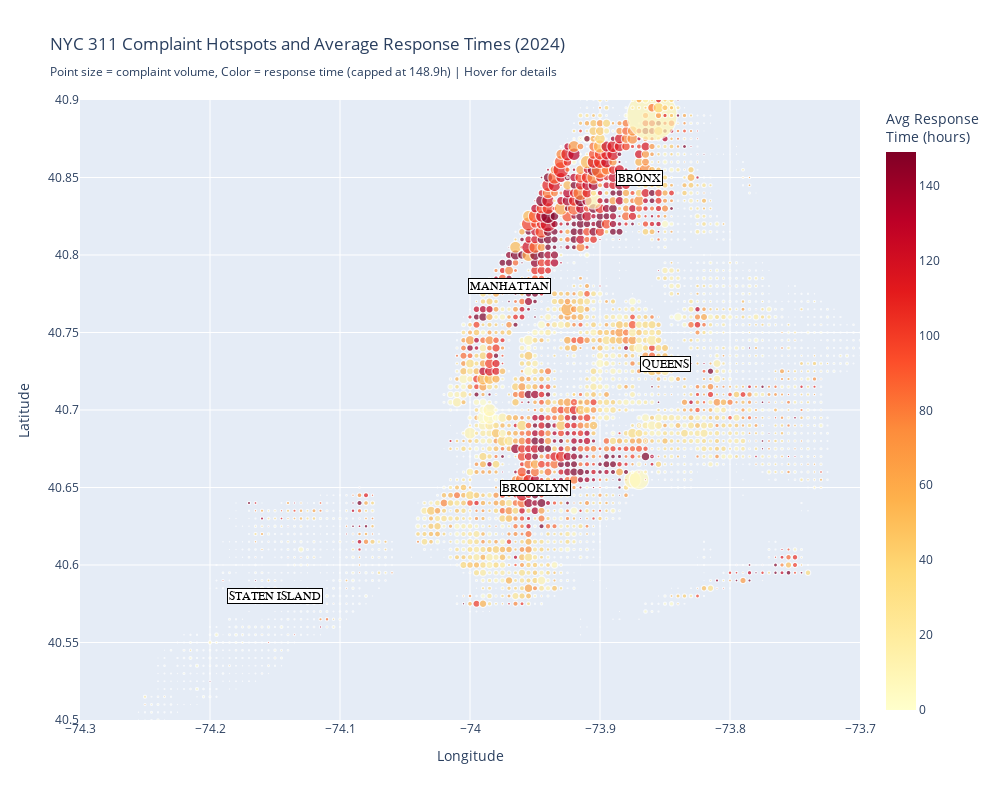

Write notebook code for a chart like this one.
### Markdown cell above
### Creating the interactive map visualization

The next cell creates an interactive Plotly scatter plot showing complaint hotspots across NYC. Each point is colored by average response time (yellow = fast, red = slow) and sized by complaint volume. The color scale is capped at the 95th percentile to ensure variation is visible across most areas. Hover over any point to see detailed information about that location.

### Code cell
try:
    import plotly.express as px
    
    map_agg["hover_text"] = (
        "Borough: " + map_agg["borough"] + "<br>" +
        "Complaint Count: " + map_agg["complaint_count"].astype(int).astype(str) + "<br>" +
        "Avg Response Time: " + (map_agg["avg_response_days"] * 24).round(2).astype(str) + " hours<br>" +
        "Location: (" + map_agg["lat_bin"].round(4).astype(str) + ", " + map_agg["lon_bin"].round(4).astype(str) + ")"
    )
    
    fig = px.scatter(
        map_agg,
        x="lon_bin",
        y="lat_bin",
        size="complaint_count",
        color=map_agg["avg_response_hours"], 
        hover_name="borough",
        hover_data={
            "lon_bin": False,
            "lat_bin": False,
            "complaint_count": True
        },
        custom_data=["hover_text"],
        color_continuous_scale="YlOrRd",
        range_color=[0, color_max], 
        size_max=50,
        labels={
            "lon_bin": "Longitude",
            "lat_bin": "Latitude",
            "color": "Avg Response Time (hours)",
            "size": "Complaint Count"
        },
        title="NYC 311 Complaint Hotspots and Average Response Times (2024)<br>" +
              f"<sub>Point size = complaint volume, Color = response time (capped at {color_max:.1f}h) | Hover for details</sub>"
    )
    
    fig.update_traces(
        hovertemplate="<b>%{hovertext}</b><br>" +
                      "%{customdata[0]}<extra></extra>"
    )
    
    fig.update_xaxes(range=[-74.3, -73.7], title="Longitude")
    fig.update_yaxes(range=[40.5, 40.9], title="Latitude")
    
    # adding borough labels as annotations
    borough_centers = {
        "BRONX": (-73.87, 40.85),
        "BROOKLYN": (-73.95, 40.65),
        "MANHATTAN": (-73.97, 40.78),
        "QUEENS": (-73.85, 40.73),
        "STATEN ISLAND": (-74.15, 40.58)
    }
    
    annotations = []
    for borough, (lon, lat) in borough_centers.items():
        annotations.append(dict(
            x=lon,
            y=lat,
            text=borough,
            showarrow=False,
            font=dict(size=12, color="black", family="Arial Black"),
            bgcolor="white",
            bordercolor="black",
            borderwidth=1
        ))
    
    fig.update_layout(
        annotations=annotations,
        width=1000,
        height=800,
        coloraxis_colorbar=dict(title="Avg Response<br>Time (hours)")
    )
    
    html_path = PROJECT_ROOT / "figures" / "rq1_geographic_hotspots.html"
    fig.write_html(str(html_path))
    print(f"Interactive map saved to: {html_path}")
    fig.show()
    
except ImportError:
    print("Plotly not installed. Creating static map with matplotlib instead.")
    print("To enable interactive maps, install plotly: pip install plotly")
    
    fig, ax = plt.subplots(figsize=(12, 10))
    scatter = ax.scatter(
        map_agg["lon_bin"],
        map_agg["lat_bin"],
        c=map_agg["avg_response_days"] * 24,
        s=map_agg["complaint_count"] / 10,
        alpha=0.6,
        cmap="YlOrRd",
        edgecolors="black",
        linewidths=0.3
    )
    cbar = plt.colorbar(scatter, ax=ax)
    cbar.set_label("Average Response Time (hours)", fontsize=12)
    ax.set_xlim(-74.3, -73.7)
    ax.set_ylim(40.5, 40.9)
    ax.set_xlabel("Longitude", fontsize=12)
    ax.set_ylabel("Latitude", fontsize=12)
    ax.set_title("NYC 311 Complaint Hotspots and Average Response Times (2024)\n" +
                 "Point size = complaint volume, Color = response time", fontsize=14)
    
    borough_centers = {
        "BRONX": (-73.87, 40.85),
        "BROOKLYN": (-73.95, 40.65),
        "MANHATTAN": (-73.97, 40.78),
        "QUEENS": (-73.85, 40.73),
        "STATEN ISLAND": (-74.15, 40.58)
    }
    
    for borough, (lon, lat) in borough_centers.items():
        ax.text(lon, lat, borough, fontsize=10, fontweight="bold", 
                bbox=dict(boxstyle="round,pad=0.3", facecolor="white", alpha=0.7))
    
    ax.grid(True, alpha=0.3)
    plt.tight_layout()
    plt.savefig(PROJECT_ROOT / "figures" / "rq1_geographic_hotspots.png", dpi=300, bbox_inches="tight")
    plt.show()

### Figure 1 — Plotly figure (JSON) as saved in the notebook; plotly's stock layout.template omitted (floating-point values rounded to 4 significant figures; data arrays with more than 128 entries replaced by an {"elided": "..."} marker saying what was removed)
{"data": [{"customdata": {"elided": "3169x2 mixed values"}, "hovertemplate": "<b>%{hovertext}</b><br>%{customdata[0]}<extra></extra>", "hovertext": {"elided": "3169 str values"}, "legendgroup": "", "marker": {"color": {"elided": "3169 float values"}, "coloraxis": "coloraxis", "size": {"elided": "3169 int values"}, "sizemode": "area", "sizeref": 26.13, "symbol": "circle"}, "mode": "markers", "name": "", "showlegend": false, "type": "scattergl", "x": {"elided": "3169 float values"}, "xaxis": "x", "y": {"elided": "3169 float values"}, "yaxis": "y"}], "layout": {"annotations": [{"bgcolor": "white", "bordercolor": "black", "borderwidth": 1, "font": {"color": "black", "family": "Arial Black", "size": 12}, "showarrow": false, "text": "BRONX", "x": -73.87, "y": 40.85}, {"bgcolor": "white", "bordercolor": "black", "borderwidth": 1, "font": {"color": "black", "family": "Arial Black", "size": 12}, "showarrow": false, "text": "BROOKLYN", "x": -73.95, "y": 40.65}, {"bgcolor": "white", "bordercolor": "black", "borderwidth": 1, "font": {"color": "black", "family": "Arial Black", "size": 12}, "showarrow": false, "text": "MANHATTAN", "x": -73.97, "y": 40.78}, {"bgcolor": "white", "bordercolor": "black", "borderwidth": 1, "font": {"color": "black", "family": "Arial Black", "size": 12}, "showarrow": false, "text": "QUEENS", "x": -73.85, "y": 40.73}, {"bgcolor": "white", "bordercolor": "black", "borderwidth": 1, "font": {"color": "black", "family": "Arial Black", "size": 12}, "showarrow": false, "text": "STATEN ISLAND", "x": -74.15, "y": 40.58}], "coloraxis": {"cmax": 148.9, "cmin": 0, "colorbar": {"title": {"text": "Avg Response<br>Time (hours)"}}, "colorscale": [[0, "rgb(255,255,204)"], [0.125, "rgb(255,237,160)"], [0.25, "rgb(254,217,118)"], [0.375, "rgb(254,178,76)"], [0.5, "rgb(253,141,60)"], [0.625, "rgb(252,78,42)"], [0.75, "rgb(227,26,28)"], [0.875, "rgb(189,0,38)"], [1, "rgb(128,0,38)"]]}, "height": 800, "legend": {"itemsizing": "constant", "tracegroupgap": 0}, "title": {"text": "NYC 311 Complaint Hotspots and Average Response Times (2024)<br><sub>Point size = complaint volume, Color = response time (capped at 148.9h) | Hover for details</sub>"}, "width": 1000, "xaxis": {"anchor": "y", "domain": [0, 1], "range": [-74.3, -73.7], "title": {"text": "Longitude"}}, "yaxis": {"anchor": "x", "domain": [0, 1], "range": [40.5, 40.9], "title": {"text": "Latitude"}}}}
